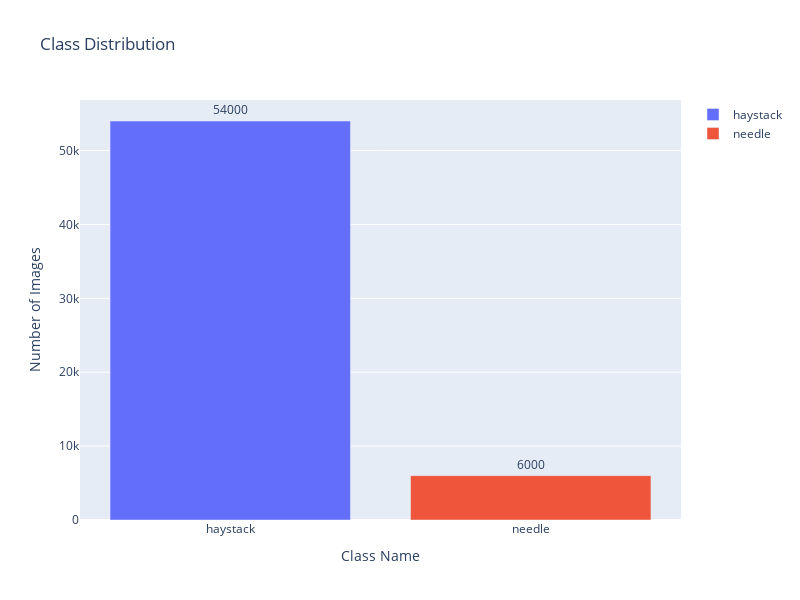

The code cell stored with this chart in its notebook:
### Markdown cell above
# Class Distribution
**Tfrecord** dataset has total **20** files and for proper validatoin scheme, each has been made stratifing `target` & `group` feature.

### Code cell
from plotly.offline import init_notebook_mode, iplot, plot
import plotly as py
import plotly.express as px
init_notebook_mode(connected=True)
import plotly.graph_objs as go

fig = go.Figure(data=[
    go.Bar(name='haystack', 
           y=train_df.target.value_counts().values[0:1],
           x=['haystack'],
           text = train_df.target.value_counts()[0:1],
           orientation='v',
           textposition='outside',),
    go.Bar(name='needle', 
           y=train_df.target.value_counts().values[1:],
           x=['needle'],
           text = train_df.target.value_counts()[1:],
           orientation='v',
           textposition='outside',)
])
# Change the bar mode
fig.update_layout(
                  width=800,
                  height=600,
                  title=f'Class Distribution',
                  yaxis_title='Number of Images',
                  xaxis_title='Class Name',)
iplot(fig)

### Figure 1 — Plotly figure (JSON) as saved in the notebook; plotly's stock layout.template omitted (floating-point values rounded to 4 significant figures)
{"data": [{"name": "haystack", "orientation": "v", "text": ["54000"], "textposition": "outside", "type": "bar", "x": ["haystack"], "y": [54000]}, {"name": "needle", "orientation": "v", "text": ["6000"], "textposition": "outside", "type": "bar", "x": ["needle"], "y": [6000]}], "layout": {"height": 600, "title": {"text": "Class Distribution"}, "width": 800, "xaxis": {"title": {"text": "Class Name"}}, "yaxis": {"title": {"text": "Number of Images"}}}}
